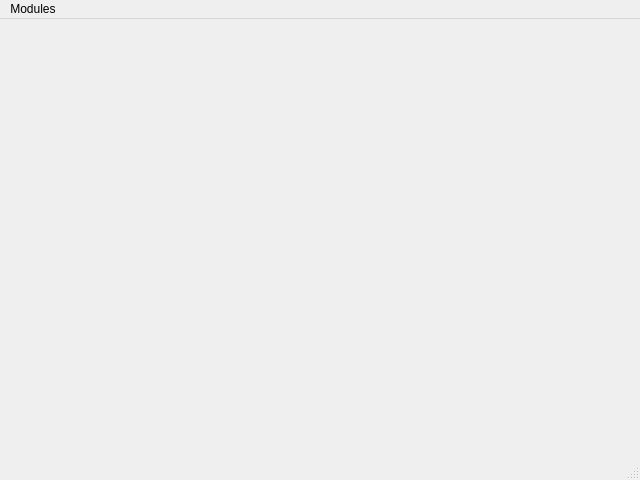
<?xml version="1.0" encoding="UTF-8"?>
<ui version="4.0">
 <class>GClient</class>
 <widget class="QMainWindow" name="GClient">
  <property name="geometry">
   <rect>
    <x>0</x>
    <y>0</y>
    <width>640</width>
    <height>480</height>
   </rect>
  </property>
  <property name="minimumSize">
   <size>
    <width>640</width>
    <height>480</height>
   </size>
  </property>
  <property name="windowTitle">
   <string>ReadyApp</string>
  </property>
  <widget class="QWidget" name="centralwidget"/>
  <widget class="QMenuBar" name="menubar">
   <property name="geometry">
    <rect>
     <x>0</x>
     <y>0</y>
     <width>640</width>
     <height>26</height>
    </rect>
   </property>
   <widget class="QMenu" name="menuModules">
    <property name="title">
     <string>Modules</string>
    </property>
    <addaction name="actionCalculator"/>
   </widget>
   <addaction name="menuModules"/>
  </widget>
  <widget class="QStatusBar" name="statusbar"/>
  <action name="actionCalculator">
   <property name="text">
    <string>Calculatrice</string>
   </property>
  </action>
 </widget>
 <resources/>
 <connections/>
</ui>
